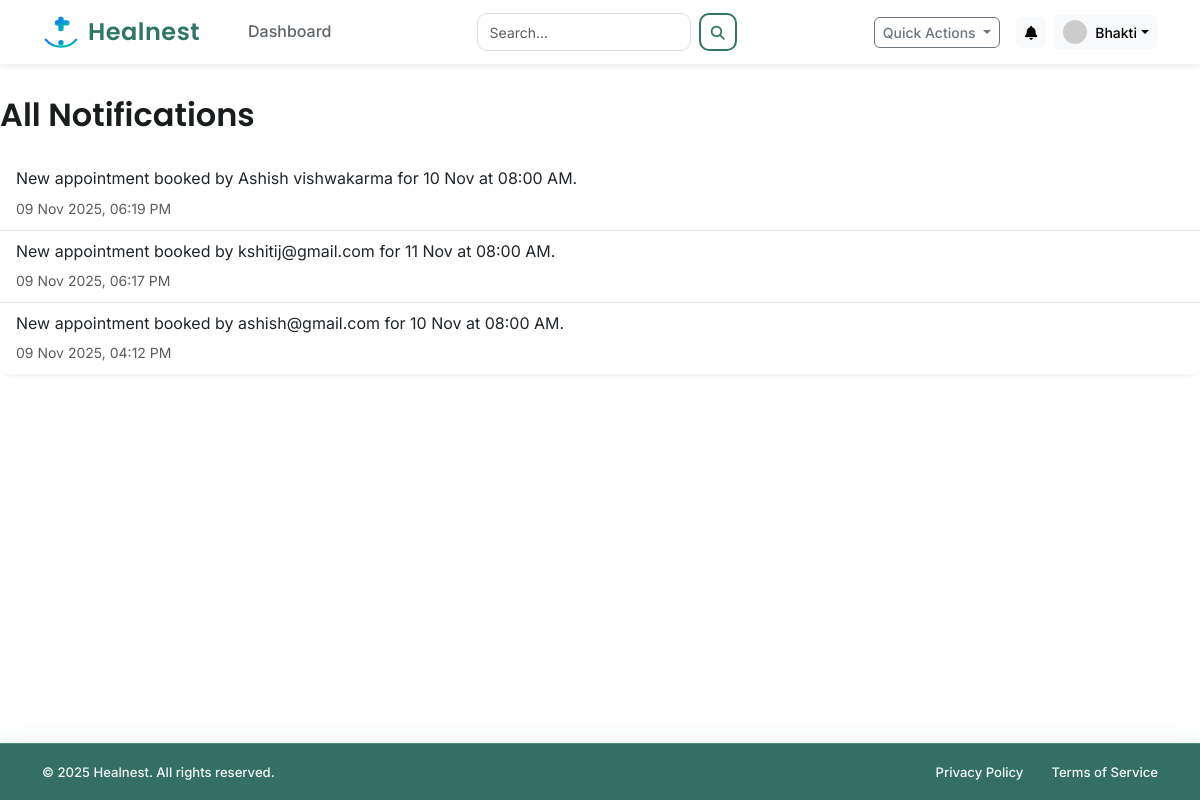
Screenshot of /notifications (signed in) with the database file from the repository.
### app/models.py (models this page shows)
class DoctorProfile(db.Model):
    __tablename__ = 'doctor_profile'
    id = db.Column(db.Integer, primary_key=True)
    user_id = db.Column(db.Integer, db.ForeignKey('user.id'), nullable=False, unique=True)
    full_name = db.Column(db.String(100), nullable=False)
    department_id = db.Column(db.Integer, db.ForeignKey('department.id'), nullable=False)
    qualifications = db.Column(db.String(200))
    experience_years = db.Column(db.Integer, default=0)
    bio = db.Column(db.Text)

class Notification(db.Model):
    __tablename__ = 'notification'
    id = db.Column(db.Integer, primary_key=True)
    user_id = db.Column(db.Integer, db.ForeignKey('user.id'), nullable=False)
    message = db.Column(db.Text, nullable=False)
    is_read = db.Column(db.Boolean, default=False)
    created_at = db.Column(db.DateTime, default=datetime.utcnow)

### app/routes/main_routes.py (the view)
@main_bp.route('/notifications')
@login_required
def notifications():
    all_notifications = Notification.query.filter_by(user_id=current_user.id).order_by(Notification.created_at.desc()).all()
    for notification in current_user.notifications:
        notification.is_read = True
    db.session.commit()
    return render_template('notifications.html', title='My Notifications', notifications=all_notifications)

### app/templates/notifications.html
{% extends "layout.html" %}
{% block content %}
    <h2 class="mb-4">All Notifications</h2>
    <div class="card shadow-sm">
        <ul class="list-group list-group-flush">
            {% for notification in notifications %}
            <li class="list-group-item {% if not notification.is_read %}fw-bold{% endif %}">
                <p class="mb-1">{{ notification.message }}</p>
                <small class="text-muted">{{ notification.created_at.strftime('%d %b %Y, %I:%M %p') }}</small>
            </li>
            {% else %}
            <li class="list-group-item text-center text-muted">You have no notifications.</li>
            {% endfor %}
        </ul>
    </div>
{% endblock content %}

### app/templates/layout.html (shortened to what this page needs)
<!DOCTYPE html>
<html lang="en">
<head>
    <link href="https://cdn.jsdelivr.net/npm/bootstrap@5.3.3/dist/css/bootstrap.min.css" rel="stylesheet">
    <link rel="stylesheet" href="https://cdnjs.cloudflare.com/ajax/libs/font-awesome/6.5.2/css/all.min.css">
    <link rel="stylesheet" href="{{ url_for('static', filename='css/style.css') }}">
    <link rel="stylesheet" href="{{ url_for('static', filename='css/layout.css') }}">
</head>
<body id="page-top" class="{% if current_user.is_authenticated %}bg-dashboard{% else %}bg-light{% endif %}">
    <nav class="navbar navbar-expand-lg fixed-top bg-white shadow-sm py-2">
        <div class="container">
            <a class="navbar-brand d-flex align-items-center fw-semibold fs-4" href="{{ url_for('main.home') }}">
                <img src="{{ url_for('static', filename='brand/healnest-icon.svg') }}" width="38" height="38"
                    class="me-2">
                <span style="font-family: 'Poppins', sans-serif; font-weight:600; letter-spacing:0.5px;">
                    Healnest
                </span>
            </a>
            <div class="collapse navbar-collapse" id="navbarNavDropdown">
                <ul class="navbar-nav me-auto mb-2 mb-lg-0 ps-lg-4">
                    {% if not current_user.is_authenticated %}
                    <li class="nav-item"><a class="nav-link" href="{{ url_for('main.home') }}#services">Services</a>
                    </li>
                    <li class="nav-item"><a class="nav-link" href="{{ url_for('main.home') }}#about">About Us</a></li>
                    <li class="nav-item"><a class="nav-link"
                            href="{{ url_for('main.home') }}#departments">Departments</a></li>
                    <li class="nav-item"><a class="nav-link" href="{{ url_for('main.home') }}#contact">Contact</a></li>
                    {% else %}
                    <li class="nav-item"><a class="nav-link"
                            href="{{ url_for(current_user.role + '.dashboard') }}">Dashboard</a></li>
                    {% endif %}
                </ul>
                {% if current_user.is_authenticated %}
                <form class="d-flex align-items-center gap-2 nav-search" action="{{ url_for('main.search') }}"
                    method="GET">
                    <input class="form-control" type="search" name="query" placeholder="Search..." required>
                    <button class="btn btn-sm search-btn" type="submit">
                        <i class="fas fa-search"></i>
                    </button>
                </form>
                {% endif %}
                <div class="d-flex align-items-center ms-auto">
                    {% if current_user.is_authenticated %}
                    <div class="dropdown me-3">
                        <button class="btn btn-sm btn-outline-secondary dropdown-toggle" type="button"
                            data-bs-toggle="dropdown" aria-expanded="false">
                            Quick Actions
                        </button>
                    </div>
                    <div class="dropdown me-2">
                        <button class="btn btn-sm btn-light position-relative" type="button" data-bs-toggle="dropdown"
                            aria-expanded="false" aria-label="Notifications">
                            <i class="fas fa-bell"></i>
                        </button>
                    </div>
                    <div class="dropdown">
                        <button class="btn btn-light dropdown-toggle d-flex align-items-center py-1 px-2" type="button"
                            id="profileDropdown" data-bs-toggle="dropdown" aria-expanded="false">
                            <img src="https://placehold.co/32x32/eee/777?text={{ current_user.email[0]|upper }}"
                                class="rounded-circle me-2" alt="Avatar" width="24" height="24">
                            <span class="d-none d-lg-inline small">
                                {% if current_user.role == 'patient' and current_user.patient_profile.full_name %}
                                {{ current_user.patient_profile.full_name.split()[0] }}
                                {% elif current_user.role == 'doctor' and current_user.doctor_profile.full_name %}
                                {{ current_user.doctor_profile.full_name.split()[0] }}
                                {% else %}
                                Admin
                                {% endif %}
                            </span>
                        </button>
                    </div>
                    {% else %}
                    <a href="{{ url_for('main.login') }}" class="btn-login me-2">Login</a>
                    <a href="{{ url_for('main.register') }}" class="btn-signup">Sign Up</a>
                    {% endif %}
                </div>
            </div>
        </div>
    </nav>
    <main class="flex-shrink-0 py-4">
        {% block content %}{% endblock %}
    </main>
    {% if not current_user.is_authenticated %}
    <footer class="footer-main mt-auto py-5">
        <div class="container">
            <div class="row">
                <div class="col-lg-4 col-md-6 mb-4 mb-lg-0">
                    <div class="d-flex align-items-center mb-3">
                        <img src="{{ url_for('static', filename='brand/healnest-icon.svg') }}" class="footer-logo me-2"
                            alt="Healnest Logo">
                        <span class="footer-brand">Healnest</span>
                    </div>
                    <p class="small">
                        Providing exceptional healthcare services with compassion, innovation,
                        and excellence for over 25 years.
                    </p>
                    <div class="mt-3">
                        <a href="#" class="social-icon"><i class="fab fa-facebook-f"></i></a>
                        <a href="#" class="social-icon"><i class="fab fa-twitter"></i></a>
                        <a href="#" class="social-icon"><i class="fab fa-instagram"></i></a>
                        <a href="#" class="social-icon"><i class="fab fa-linkedin-in"></i></a>
                    </div>
                </div>
                <div class="col-lg-2 col-6 mb-4 mb-lg-0">
                    <h5 class="footer-title">Quick Links</h5>
                    <ul class="list-unstyled small">
                        <li class="mb-2"><a href="{{ url_for('main.home') }}">Home</a></li>
                        <li class="mb-2"><a href="{{ url_for('main.login') }}">Services</a></li>
                        <li class="mb-2"><a href="{{ url_for('main.login') }}">About Us</a></li>
                        <li class="mb-2"><a href="{{ url_for('main.login') }}">Doctors</a></li>
                        <li class="mb-2"><a href="{{ url_for('main.login') }}">Contact</a></li>
                    </ul>
                </div>
                <div class="col-lg-3 col-6 mb-4 mb-lg-0">
                    <h5 class="footer-title">Medical Services</h5>
                    <ul class="list-unstyled small">
                        <li class="mb-2"><a href="{{ url_for('main.login') }}">Emergency Care</a></li>
                        <li class="mb-2"><a href="{{ url_for('main.login') }}">Cardiology</a></li>
                        <li class="mb-2"><a href="{{ url_for('main.login') }}">Neurology</a></li>
                        <li class="mb-2"><a href="{{ url_for('main.login') }}">Orthopedics</a></li>
                        <li class="mb-2"><a href="{{ url_for('main.login') }}">Pediatrics</a></li>
                    </ul>
                </div>
                <div class="col-lg-3 col-md-6 mb-4 mb-lg-0">
                    <h5 class="footer-title">Contact Info</h5>
                    <ul class="list-unstyled small">
                        <li class="mb-2 d-flex"><i class="fas fa-map-marker-alt me-2 pt-1 flex-shrink-0"></i>
                            <span>123 Medical Center Dr<br>Healthcare City, HC 12345</span>
                        </li>
                        <li class="mb-2 d-flex"><i class="fas fa-phone me-2 pt-1 flex-shrink-0"></i>
                            <span>(555) 123-4567</span>
                        </li>
                        <li class="mb-2 d-flex"><i class="fas fa-envelope me-2 pt-1 flex-shrink-0"></i>
                            <span>info@Healnest.com</span>
                        </li>
                    </ul>
                </div>
            </div>
            <hr class="footer-divider">
            <div class="row pt-3">
                <div class="col-md-6 text-center text-md-start mb-2 mb-md-0">
                    <small>© 2025 Healnest. All rights reserved.</small>
                </div>
                <div class="col-md-6 text-center text-md-end">
                    <small>
                        <a href="#" class="me-3">Privacy Policy</a>
                        <a href="#" class="me-3">Terms of Service</a>
                        <a href="#">Accessibility</a>
                    </small>
                </div>
            </div>
        </div>
    </footer>
    {% else %}
    <footer class="footer-app mt-auto py-3">
        <div class="container">
            <div class="d-flex flex-wrap justify-content-between align-items-center text-white">
                <small class="col-md-6">© 2025 Healnest. All rights reserved.</small>
                <ul class="nav col-md-6 justify-content-end list-unstyled d-flex">
                    <li><a href="#"><small>Privacy Policy</small></a></li>
                    <li><a href="#" class="ms-3"><small>Terms of Service</small></a></li>
                </ul>
            </div>
        </div>
    </footer>
    {% endif %}
</body>
</html>

### rows the page displays
DoctorProfile: doctor_profile.full_name "Bhakti"
Notification: message "New appointment booked by Ashish vishwakarma for 10 Nov at 08:00 AM.", created_at "09 Nov 2025, 06:19 PM"
Notification: message "New appointment booked by kshitij@gmail.com for 11 Nov at 08:00 AM.", created_at "09 Nov 2025, 06:17 PM"
Notification: message "New appointment booked by ashish@gmail.com for 10 Nov at 08:00 AM.", created_at "09 Nov 2025, 04:12 PM"
